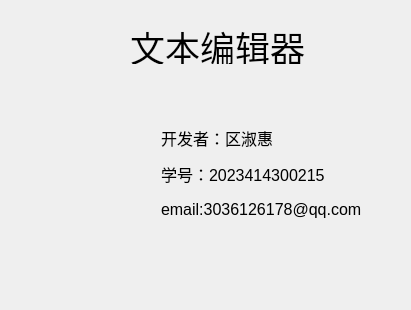
<?xml version="1.0" encoding="UTF-8"?>
<ui version="4.0">
 <class>AboutDialog</class>
 <widget class="QDialog" name="AboutDialog">
  <property name="geometry">
   <rect>
    <x>0</x>
    <y>0</y>
    <width>411</width>
    <height>310</height>
   </rect>
  </property>
  <property name="sizePolicy">
   <sizepolicy hsizetype="Preferred" vsizetype="Preferred">
    <horstretch>0</horstretch>
    <verstretch>0</verstretch>
   </sizepolicy>
  </property>
  <property name="windowTitle">
   <string>关于</string>
  </property>
  <widget class="QDialogButtonBox" name="buttonBox">
   <property name="geometry">
    <rect>
     <x>30</x>
     <y>240</y>
     <width>341</width>
     <height>32</height>
    </rect>
   </property>
   <property name="standardButtons">
    <set>QDialogButtonBox::NoButton</set>
   </property>
  </widget>
  <widget class="QLabel" name="label_5">
   <property name="geometry">
    <rect>
     <x>40</x>
     <y>120</y>
     <width>101</width>
     <height>111</height>
    </rect>
   </property>
   <property name="styleSheet">
    <string notr="true">border-image: url(:/img/images.png);</string>
   </property>
   <property name="text">
    <string/>
   </property>
  </widget>
  <widget class="QWidget" name="layoutWidget">
   <property name="geometry">
    <rect>
     <x>161</x>
     <y>123</y>
     <width>232</width>
     <height>101</height>
    </rect>
   </property>
   <layout class="QVBoxLayout" name="verticalLayout">
    <item>
     <widget class="QLabel" name="label_2">
      <property name="sizePolicy">
       <sizepolicy hsizetype="Expanding" vsizetype="Preferred">
        <horstretch>0</horstretch>
        <verstretch>0</verstretch>
       </sizepolicy>
      </property>
      <property name="font">
       <font>
        <pointsize>12</pointsize>
       </font>
      </property>
      <property name="text">
       <string>开发者：区淑惠</string>
      </property>
     </widget>
    </item>
    <item>
     <widget class="QLabel" name="label_3">
      <property name="sizePolicy">
       <sizepolicy hsizetype="Expanding" vsizetype="Preferred">
        <horstretch>0</horstretch>
        <verstretch>0</verstretch>
       </sizepolicy>
      </property>
      <property name="font">
       <font>
        <pointsize>12</pointsize>
       </font>
      </property>
      <property name="text">
       <string>学号：2023414300215</string>
      </property>
     </widget>
    </item>
    <item>
     <widget class="QLabel" name="label_4">
      <property name="sizePolicy">
       <sizepolicy hsizetype="Expanding" vsizetype="Preferred">
        <horstretch>0</horstretch>
        <verstretch>0</verstretch>
       </sizepolicy>
      </property>
      <property name="minimumSize">
       <size>
        <width>230</width>
        <height>0</height>
       </size>
      </property>
      <property name="font">
       <font>
        <pointsize>12</pointsize>
       </font>
      </property>
      <property name="text">
       <string>email:3036126178@qq.com</string>
      </property>
     </widget>
    </item>
   </layout>
  </widget>
  <widget class="QLabel" name="label">
   <property name="geometry">
    <rect>
     <x>130</x>
     <y>30</y>
     <width>200</width>
     <height>34</height>
    </rect>
   </property>
   <property name="sizePolicy">
    <sizepolicy hsizetype="Expanding" vsizetype="Preferred">
     <horstretch>0</horstretch>
     <verstretch>0</verstretch>
    </sizepolicy>
   </property>
   <property name="minimumSize">
    <size>
     <width>200</width>
     <height>0</height>
    </size>
   </property>
   <property name="maximumSize">
    <size>
     <width>500</width>
     <height>16777215</height>
    </size>
   </property>
   <property name="font">
    <font>
     <pointsize>26</pointsize>
    </font>
   </property>
   <property name="text">
    <string>文本编辑器</string>
   </property>
   <property name="wordWrap">
    <bool>true</bool>
   </property>
  </widget>
 </widget>
 <resources/>
 <connections>
  <connection>
   <sender>buttonBox</sender>
   <signal>accepted()</signal>
   <receiver>AboutDialog</receiver>
   <slot>accept()</slot>
   <hints>
    <hint type="sourcelabel">
     <x>248</x>
     <y>254</y>
    </hint>
    <hint type="destinationlabel">
     <x>157</x>
     <y>274</y>
    </hint>
   </hints>
  </connection>
  <connection>
   <sender>buttonBox</sender>
   <signal>rejected()</signal>
   <receiver>AboutDialog</receiver>
   <slot>reject()</slot>
   <hints>
    <hint type="sourcelabel">
     <x>316</x>
     <y>260</y>
    </hint>
    <hint type="destinationlabel">
     <x>286</x>
     <y>274</y>
    </hint>
   </hints>
  </connection>
 </connections>
</ui>
